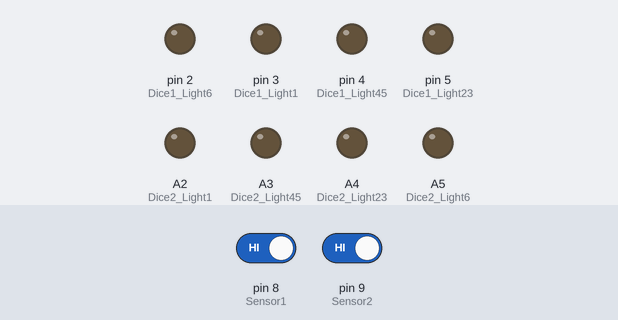
The sketch below on a simulated Arduino Uno, built with avr-gcc and run on an emulated ATmega328P. On the bench: output pins drawn as LEDs (lit = HIGH). Dashed ring = blinking. The inputs (shaded band) are chosen by the test bench; at power-on: pin 8 (Sensor1) HIGH, pin 9 (Sensor2) HIGH. Random numbers use the default seed unless the sketch sets one; what the sketch prints to the serial monitor is not drawn.

Above: at 3.6 s.
3.7 s: pin 8 (Sensor1) driven LOW
At 4.02 s:
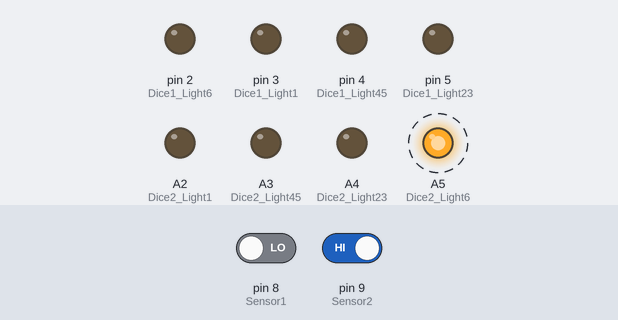
6.7 s: pin 8 (Sensor1) driven HIGH
At 8.7 s:
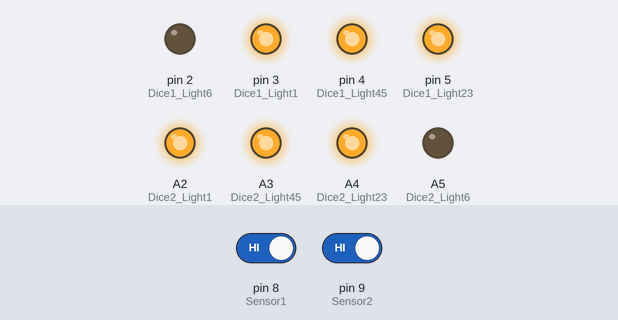
9.7 s: pin 9 (Sensor2) driven LOW
At 11.6 s:
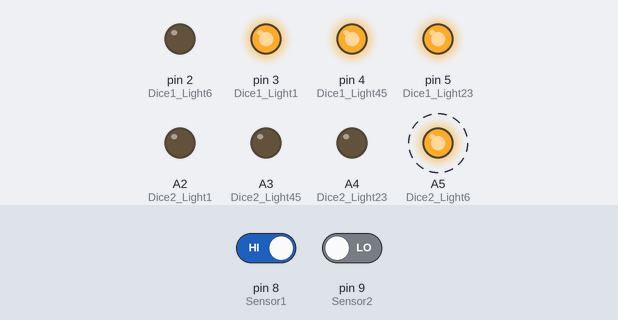
12.7 s: pin 9 (Sensor2) driven HIGH
At 14.5 s:
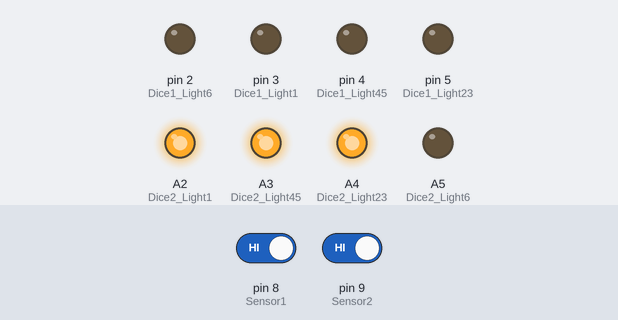
15.0 s: pin 8 (Sensor1) driven LOW
At 15.22 s:
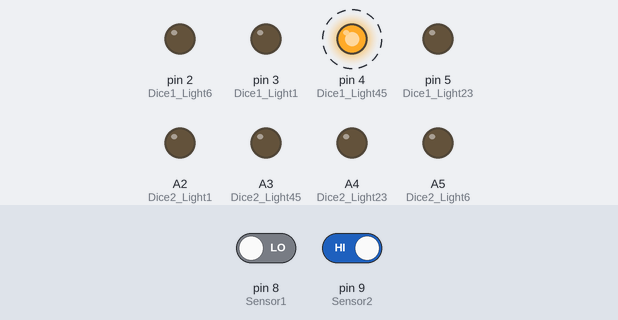
18.0 s: pin 8 (Sensor1) driven HIGH
At 19.7 s:
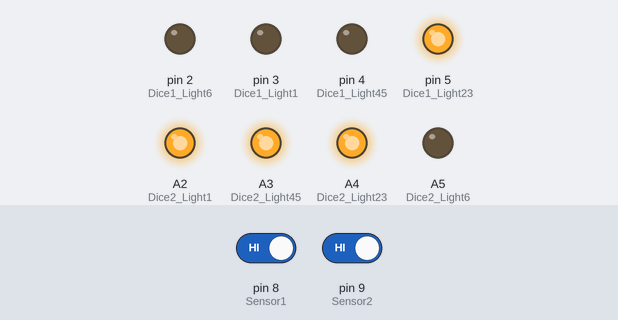
Timing chart, 0 to 26.3 s (numbered marks = the images above; inputs shaded):
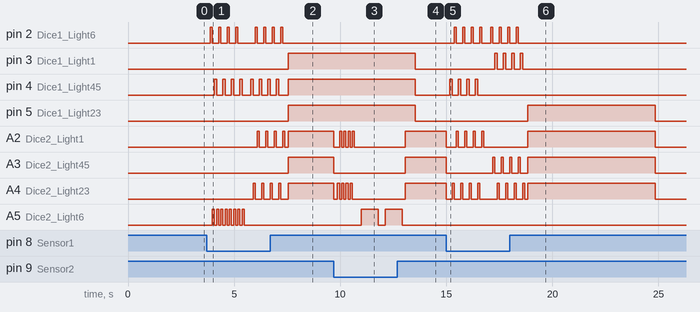

The sketch:

P4twodice.ino
```cpp
#include <Arduino.h>
#define Sensor1 8 //define sensor1 on pin D8
#define Sensor2 9 //define sensor2 on pin D9
#define Dice1_Light1 3 //define the first light for the first dice on pin D3
#define Dice1_Light6 2 //define the 6th lights for the first dice on pin D2
#define Dice1_Light23 5 //define the 2nd and 3rd lights for the first dice on pin D5
#define Dice1_Light45 4 //define the 4th and 5th lights for the first dice on pin D4
#define Dice2_Light6 A5 //define the 6th lights for the second dice on pin A5
#define Dice2_Light23 A4 //define the 2nd and 3rd lights for the second dice on pin A4
#define Dice2_Light45 A3 //define the 4th and 5th lights for the second dice on pin A3
#define Dice2_Light1 A2 //define the 1st light for the second dice on pin A2
int Dice1_number=0; //initialize a random number to be displayed on the first dice
int Dice2_number=0; //initialize a random number to be displayed on the second dice
int animation1_number=0; //initialize a random number for the animation of the lights
int animation2_number=0; //initialize a random number for the animation of the lights
int d=1; //define a variable to be used in the animation function
unsigned long previousTime1 = 0; //initialize the previous time as 0 it will be updated during the program
unsigned long previousTime2 = 0; //initialize the previous time as 0 it will be updated during the program
const unsigned long Time = 6000; //define a time in miliseconds so that LEDs go off if this amount of time is passed

void setup() {
  TurnOffLights1(); //turn all lights off at the begining of the program
  TurnOffLights2();
  for (int i=0; i <= 2; i++){
    digitalWrite(Dice1_Light1,HIGH);
    digitalWrite(Dice1_Light23,HIGH);
    digitalWrite(Dice2_Light1,HIGH);
    digitalWrite(Dice2_Light23,HIGH);
    delay(150);
      digitalWrite(Dice1_Light1,LOW);
    digitalWrite(Dice1_Light23,LOW);
    digitalWrite(Dice2_Light1,LOW);
    digitalWrite(Dice2_Light23,LOW);
    delay(120);
     digitalWrite(Dice1_Light1,HIGH);
     digitalWrite(Dice1_Light6,HIGH);
     digitalWrite(Dice2_Light1,HIGH);
     digitalWrite(Dice2_Light6,HIGH);
     delay(150);
      digitalWrite(Dice1_Light1,LOW);
     digitalWrite(Dice1_Light6,LOW);
     digitalWrite(Dice2_Light1,LOW);
     digitalWrite(Dice2_Light6,LOW);
     delay(120);
     digitalWrite(Dice1_Light1,HIGH);
     digitalWrite(Dice1_Light45,HIGH);
     digitalWrite(Dice2_Light1,HIGH);
     digitalWrite(Dice2_Light45,HIGH);
     delay(150);
     digitalWrite(Dice1_Light1,LOW);
     digitalWrite(Dice1_Light45,LOW);
     digitalWrite(Dice2_Light1,LOW);
     digitalWrite(Dice2_Light45,LOW);
 delay(120);

  }
  // Set up code, to run once:
  Serial.begin(9600);// baud rate
  pinMode(Sensor1, INPUT); //deine sensor's pin as input
  pinMode(Sensor2, INPUT); //deine sensor's pin as input
  pinMode(Dice1_Light1, OUTPUT);//deine LEDs' pins as output
  pinMode(Dice1_Light23, OUTPUT);
  pinMode(Dice1_Light45, OUTPUT);
  pinMode(Dice1_Light6, OUTPUT);
  pinMode(Dice2_Light1, OUTPUT);//deine LEDs' pins as output
  pinMode(Dice2_Light23, OUTPUT);
  pinMode(Dice2_Light45, OUTPUT);
  pinMode(Dice2_Light6, OUTPUT);
  TurnOffLights1(); //turn all lights off at the begining of the program
  TurnOffLights2();

}
void TurnOffLights1(){ //this function is responsible for turning the LEDs on the first dice off
    digitalWrite(Dice1_Light1,LOW);
    digitalWrite(Dice1_Light6,LOW);
    digitalWrite(Dice1_Light23,LOW);
    digitalWrite(Dice1_Light45,LOW);
}
void TurnOffLights2(){//this function is responsible for turning the LEDs on the second dice off
  digitalWrite(Dice2_Light1,LOW);
  digitalWrite(Dice2_Light6,LOW);
  digitalWrite(Dice2_Light23,LOW);
  digitalWrite(Dice2_Light45,LOW);
}
void Animation1(){ //this function is in charge of the animation on the lights of the first dice before the actual number appears on the dice
    if (animation1_number==1){ //if the animation1_number is equal to 1
    digitalWrite(Dice1_Light1,HIGH);//light up the light in the middle of the dice
    delay(100); //pause for 100 milisecond
    digitalWrite(Dice1_Light1,LOW); //turn the light off
  }
  else if(animation1_number==2){ //same path is followed for the rest of the conditional
    digitalWrite(Dice1_Light23,HIGH);
    delay(100);
    digitalWrite(Dice1_Light23,LOW);
  }
  else if(animation1_number==3){
    digitalWrite(Dice1_Light45,HIGH);
    delay(100);
    digitalWrite(Dice1_Light45,LOW);
  }
  else{
    digitalWrite(Dice1_Light6,HIGH);
    delay(100);
    digitalWrite(Dice1_Light6,LOW);

  }
}
  void Animation2(){ //this function is in charge of the animation on the lights of the second dice before the actual number appears on the dice
    if (animation2_number==1){ //if the animation2_number is equal to 1
    digitalWrite(Dice2_Light1,HIGH);//light up the light in the middle of the dice
    delay(100); //pause for 100 milisecond
    digitalWrite(Dice2_Light1,LOW); //turn the light off
  }
  else if(animation2_number==2){ //same path is followed for the rest of the conditional
    digitalWrite(Dice2_Light23,HIGH);
    delay(100);
    digitalWrite(Dice2_Light23,LOW);
  }
  else if(animation2_number==3){
    digitalWrite(Dice2_Light45,HIGH);
    delay(100);
    digitalWrite(Dice2_Light45,LOW);
  }
  else{
    digitalWrite(Dice2_Light6,HIGH);
    delay(100);
    digitalWrite(Dice2_Light6,LOW);

  }
}
void TurnOnLights1(){ //this function is in charge of turning random LEDs on for the first dice
  if (Dice1_number==1){ //if the Dice1_number is 1, the LED in the middle will light up
    digitalWrite(Dice1_Light1,HIGH);
    unsigned long currentTime1 = millis(); //measure the current time
    previousTime1 = currentTime1; //update the previous time so that LEDs do not go off sonner than expected
  }
  else if(Dice1_number==2){ //if the Dice1_number is 2, the LED in the diagonal will light up
    digitalWrite(Dice1_Light23,HIGH);
    unsigned long currentTime1 = millis(); //measure the current time
    previousTime1 = currentTime1;//update the previous time so that LEDs do not go off sonner than expected
  }
  else if(Dice1_number==3){// same path is followed for the rest of the conditional
    digitalWrite(Dice1_Light1,HIGH);
    digitalWrite(Dice1_Light23,HIGH);
    unsigned long currentTime1 = millis();
    previousTime1 = currentTime1;
  }
  else if (Dice1_number==4){
    digitalWrite(Dice1_Light23,HIGH);
    digitalWrite(Dice1_Light45,HIGH);
    unsigned long currentTime1 = millis();
    previousTime1 = currentTime1;
  }
  else if(Dice1_number==5){
    digitalWrite(Dice1_Light23,HIGH);
    digitalWrite(Dice1_Light1,HIGH);
    digitalWrite(Dice1_Light45,HIGH);
    unsigned long currentTime1 = millis();
    previousTime1 = currentTime1;
  }
  else{
    digitalWrite(Dice1_Light6,HIGH);
    digitalWrite(Dice1_Light23,HIGH);
    digitalWrite(Dice1_Light45,HIGH);
    unsigned long currentTime1 = millis();
    previousTime1 = currentTime1;
  }
}

void TurnOnLights2(){ //this function is in charge of turning random LEDs on for the second dice
  if (Dice2_number==1){ //if the Dice2_number is 1, the LED in the middle will light up
    digitalWrite(Dice2_Light1,HIGH);
    unsigned long currentTime2 = millis(); //measure the current time
    previousTime2 = currentTime2; //update the previous time so that LEDs do not go off sonner than expected
  }
  else if(Dice2_number==2){ //if the Dice2_number is 2, the LED in the diagonal will light up
    digitalWrite(Dice2_Light23,HIGH);
    unsigned long currentTime2 = millis(); //measure the current time
    previousTime2 = currentTime2;//update the previous time so that LEDs do not go off sonner than expected
  }
  else if(Dice2_number==3){// same path is followed for the rest of the conditional
    digitalWrite(Dice2_Light1,HIGH);
    digitalWrite(Dice2_Light23,HIGH);
    unsigned long currentTime2 = millis();
    previousTime2 = currentTime2;
  }
  else if (Dice2_number==4){
    digitalWrite(Dice2_Light23,HIGH);
    digitalWrite(Dice2_Light45,HIGH);
    unsigned long currentTime2 = millis();
    previousTime2 = currentTime2;
  }
  else if(Dice2_number==5){
    digitalWrite(Dice2_Light23,HIGH);
    digitalWrite(Dice2_Light1,HIGH);
    digitalWrite(Dice2_Light45,HIGH);
    unsigned long currentTime2 = millis();
    previousTime2 = currentTime2;
  }
  else{
    digitalWrite(Dice2_Light6,HIGH);
    digitalWrite(Dice2_Light23,HIGH);
    digitalWrite(Dice2_Light45,HIGH);
    unsigned long currentTime2 = millis();
    previousTime2 = currentTime2;
  }
}


void loop() {
 Dice2_number= rand() % 6 + 1; //find a random number between 1-6 to be showed on the second dice
    Dice1_number= rand() % 6 + 1; //find a random number between 1-6 to be showed on the first dice
 animation1_number= rand() % 4 + 1; //find a random number between 1-4
animation2_number= rand() % 4 + 1; //find a random number between 1-4
  int SensorValue1 = digitalRead(Sensor1); //collect the data from the sensor1
  delay(1);
  int SensorValue2 = digitalRead(Sensor2); //collect the data from the sensor2
  Serial.print(SensorValue1); //to check the sensor's value on Serial monitor
  delay(1);


  unsigned long currentTime1 = millis();
  unsigned long currentTime2 = millis();
   if (currentTime1 - previousTime1 >=Time){ //if the LEDs have been on for 6 executive seconds  on the first dice
     TurnOffLights1(); //turn the lights off
     previousTime1 = currentTime1; //update the previous time
 }
 if (currentTime2 - previousTime2 >=Time){ //if the LEDs have been on for 6 executive seconds on the second dice
     TurnOffLights2(); //turn the lights off
     previousTime2 = currentTime2; //update the previous time
 }
if (SensorValue1==0 ){//if the hand of the user is detected by the first sensor use both dices
    TurnOffLights2(); //turn all the lights from the previous round off
    TurnOffLights1();
    delay(170); //pause for 170 milisecond

    for (int i=0; i <= 7; i++){ //run this for loop 8 times

      animation2_number=animation2_number+d; //add one or negative one to that number to make sure the same number is not appeard two executive times

      animation1_number=animation2_number+d; //add one or negative one to that number to make sure the same number is not appeard two executive times
      Animation1();//run the animation function on the first dice
      Animation2();//run the animation function on the second dice

      d=-d;  //d will become negative for the next iteration
    }

    delay(150);
    TurnOnLights2();//turn on the lights based on the dice random number on the second dice
    TurnOnLights1();//turn on the lights based on the dice random number on the first dice


  }
  else if (SensorValue2==0){//if the hand of the user is detected by the second sensor use one dice only
    TurnOffLights2(); //turn all the lights from the previous round off
    delay(170); //pause for 170 milisecond

    for (int i=0; i <= 7; i++){ //run this for loop 8 times

      animation2_number=animation2_number+d; //add one or negative one to that number to make sure the same number is not appeard two executive times
      Animation2();//run the animation function

      d=-d;  //d will become negative for the next iteration
    }

    delay(150);
    TurnOnLights2();//turn on the lights based on n


  }


}
```

Measured:
- after the input at 3.7 s, pin 2 (Dice1_Light6): goes 3 × (HIGH 0.10 s, LOW 0.30 s), HIGH 0.10 s, LOW 0.82 s, HIGH 0.10 s, LOW 0.30 s, HIGH 0.10 s, then LOW, starting after 0.17 s; pin 4 (Dice1_Light45): LOW → HIGH after 0.37 s, → LOW 0.10 s later, → HIGH 0.30 s later, → LOW 0.10 s later, … (14 changes in this stretch)
- after the input at 6.7 s, pin 3 (Dice1_Light1): LOW → HIGH after 0.85 s
- after the input at 9.7 s, A2 (Dice2_Light1): HIGH → LOW at once, then repeats every 0.20 s: HIGH 0.10 s, LOW 0.10 s, until it stays LOW from 10.7 s; A3 (Dice2_Light45): HIGH → LOW at once
- after the input at 12.7 s, A2 (Dice2_Light1): LOW → HIGH after 0.37 s
- after the input at 15.0 s, pin 2 (Dice1_Light6): LOW → HIGH after 0.37 s, → LOW 0.10 s later, → HIGH 0.30 s later, → LOW 0.10 s later, … (14 changes in this stretch); pin 3 (Dice1_Light1): alternates HIGH for 0.10 s and LOW for 0.30 s, starting after 2.3 s
- after the input at 18.0 s, pin 5 (Dice1_Light23), A2 (Dice2_Light1): LOW → HIGH after 0.85 s, → LOW 6.0 s later
